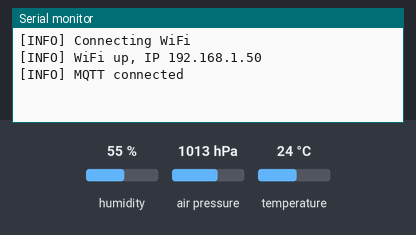
Simulated run of this program. Board: ESP32. On the bench: the last lines printed to the serial monitor. Inputs (shaded band) come from the test bench; at power-on: humidity 55 %, air pressure 1013 hPa, temperature 24 °C. WiFi joins after 1.5 s; servers stay silent unless stated; no MQTT or app messages arrive unless stated; not simulated (calls return 0 or success): secrets.h.

Above: at 2.7 s.
2.8 s: humidity set to 22 %
At 10.8 s:
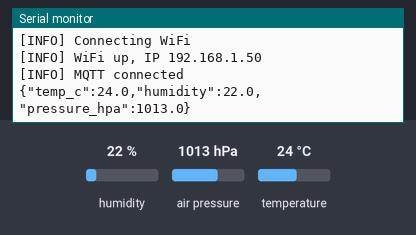
16.6 s: air pressure set to 952 hPa
At 20.8 s:
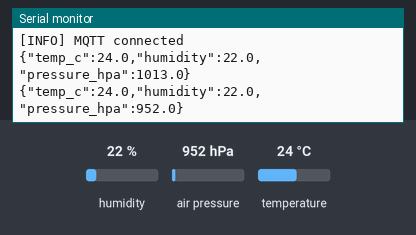
30.4 s: temperature set to 12 °C
At 40.9 s:
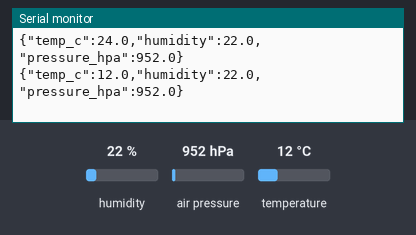

Measured:
- after the input at 2.8 s, the serial monitor: prints a new line after 7.2 s (image 1)
- after the input at 16.6 s, the serial monitor: prints a new line after 3.4 s (image 2)
- after the input at 30.4 s, the serial monitor: prints a new line after 9.6 s (image 3)

The program:

main.cpp
```cpp
#include <Arduino.h>
#include "config.h"
#include "sensor.h"
#include "payload.h"
#include "net.h"

void setup() {
  Serial.begin(115200);
  if (!sensorBegin()) { Serial.println("[ERR] BME280 not found"); while (true) delay(1000); }  // FR6
  netBegin();
}

void loop() {
  netLoop();                                    // FR3: reconnect + mqtt.loop()
  static unsigned long last = 0;
  if (millis() - last >= PUBLISH_MS) {          // FR1
    last = millis();
    char msg[96];
    formatPayload(msg, sizeof msg, sensorRead());   // FR2
    netPublish(TOPIC_DATA, msg);
  }
}
```

net.cpp
```cpp
#include <Arduino.h>
#include <WiFi.h>
#include <PubSubClient.h>
#include "config.h"
#include "secrets.h"
#include "net.h"

static WiFiClient net;
static PubSubClient mqtt(net);
static unsigned long lastRetry = 0;

void netBegin() {
  WiFi.mode(WIFI_STA);
  WiFi.setAutoReconnect(true);
  WiFi.begin(WIFI_SSID, WIFI_PASS);
  Serial.println("[INFO] Connecting WiFi");
  while (WiFi.status() != WL_CONNECTED) delay(500);
  Serial.print("[INFO] WiFi up, IP ");
  Serial.println(WiFi.localIP());
  mqtt.setServer(MQTT_HOST, MQTT_PORT);
}

void netLoop() {
  if (WiFi.status() != WL_CONNECTED) {            // FR3: WiFi dropped
    if (millis() - lastRetry >= RETRY_MS) {
      lastRetry = millis();
      Serial.println("[WARN] WiFi lost, reconnecting");
      WiFi.reconnect();
    }
    return;
  }
  if (!mqtt.connected()) {                        // FR3: broker dropped
    if (millis() - lastRetry < RETRY_MS) return;
    lastRetry = millis();
    // FR4: Last Will "offline" (QoS 1, retained)
    if (!mqtt.connect(MQTT_CLIENT_ID, nullptr, nullptr, TOPIC_STATUS, 1, true, "offline")) {
      Serial.printf("[WARN] MQTT connect failed, rc=%d\n", mqtt.state());
      return;
    }
    Serial.println("[INFO] MQTT connected");
    mqtt.publish(TOPIC_STATUS, "online", true);   // FR4
  }
  mqtt.loop();
}

bool netPublish(const char* topic, const char* msg) {
  if (!mqtt.connected()) {
    Serial.println("[WARN] publish skipped, MQTT offline");
    return false;
  }
  if (!mqtt.publish(topic, msg)) {
    Serial.println("[ERR] publish failed");
    return false;
  }
  Serial.println(msg);
  return true;
}
```

net.h
```cpp
#pragma once

void netBegin();                                        // blocks until WiFi is up (boot only)
void netLoop();                                         // FR3: reconnect + mqtt.loop(), non-blocking
bool netPublish(const char* topic, const char* msg);    // false if not connected
```

payload.cpp
```cpp
#include "payload.h"
#include <math.h>
#include <stdio.h>

static void fmtField(char* out, size_t n, float v) {
  if (isnan(v)) snprintf(out, n, "null");
  else snprintf(out, n, "%.1f", v);
}

size_t formatPayload(char* buf, size_t n, const Reading& r) {
  if (n == 0) return 0;
  char t[16], h[16], p[16];
  fmtField(t, sizeof t, r.temp_c);
  fmtField(h, sizeof h, r.humidity);
  fmtField(p, sizeof p, r.pressure_hpa);
  int len = snprintf(buf, n, "{\"temp_c\":%s,\"humidity\":%s,\"pressure_hpa\":%s}", t, h, p);
  if (len < 0 || (size_t)len >= n) { buf[0] = '\0'; return 0; }
  return (size_t)len;
}
```

payload.h
```cpp
#pragma once
#include <stddef.h>

// Lives here so payload stays hardware independent.
struct Reading { float temp_c, humidity, pressure_hpa; };

// Writes JSON into buf (NUL-terminated); NaN fields become null.
// Returns length written, or 0 if n == 0 or the output would be truncated.
size_t formatPayload(char* buf, size_t n, const Reading& r);
```

sensor.cpp
```cpp
#include <Arduino.h>
#include <Wire.h>
#include <Adafruit_BME280.h>
#include "config.h"
#include "sensor.h"

static Adafruit_BME280 bme;

bool sensorBegin() {
  Wire.begin(I2C_SDA, I2C_SCL);
  if (bme.begin(BME_ADDR_PRIMARY, &Wire)) return true;
  Serial.println("[WARN] BME280 not at 0x76, trying 0x77");
  return bme.begin(BME_ADDR_SECONDARY, &Wire);
}

Reading sensorRead() {
  return { bme.readTemperature(), bme.readHumidity(), bme.readPressure() / 100.0F };
}
```

sensor.h
```cpp
#pragma once
#include "payload.h"

bool sensorBegin();
Reading sensorRead();
```

config.h
```cpp
#pragma once

#define BME_ADDR_PRIMARY   0x76
#define BME_ADDR_SECONDARY 0x77
#define I2C_SDA            21
#define I2C_SCL            22

#define PUBLISH_MS         10000UL
#define RETRY_MS           2000UL

#define MQTT_HOST          "broker.hivemq.com"
#define MQTT_PORT          1883
#define MQTT_CLIENT_ID     "esp32-env-01"   // must be unique on the public broker

#define BASE               "ryzrr-nitjsr/env"   // unique, broker is public
#define TOPIC_DATA         BASE "/data"
#define TOPIC_STATUS       BASE "/status"
```
